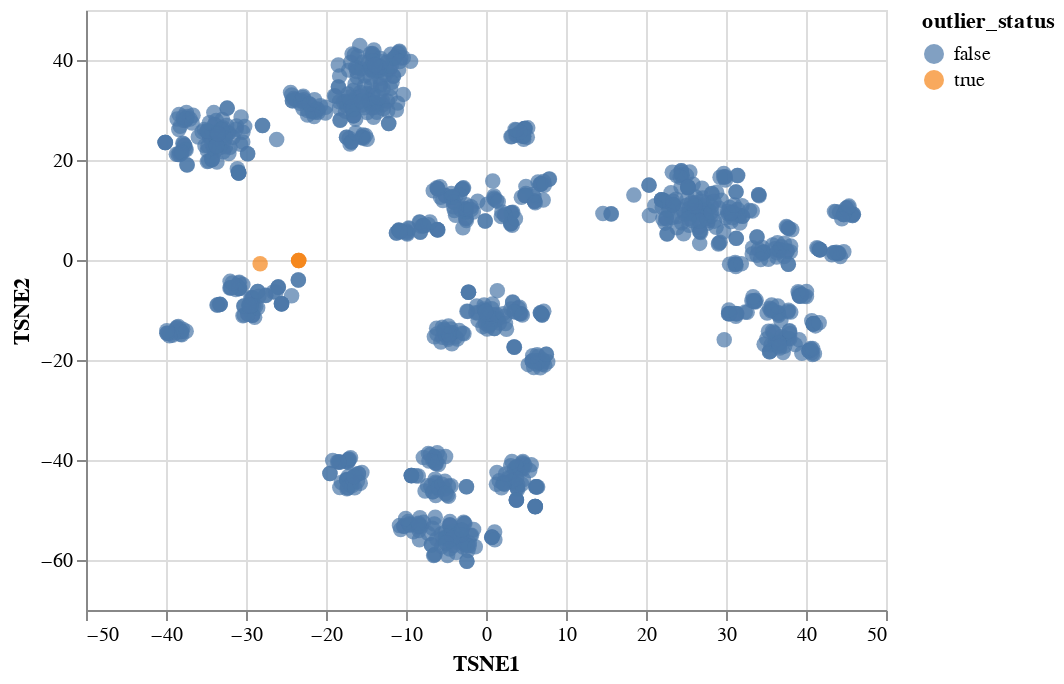

Write notebook code for a chart like this one.
### Code cell
scatterplot_with_tooltip_interactive(merged_tsne_df,'TSNE1','TSNE2',"TSNE1","TSNE2",['strain','clade_membership'],'outlier_status')

### Figure 1 — Vega-Lite specification as saved in the notebook (floating-point values rounded to 4 significant figures; data arrays with more than 128 entries replaced by an {"elided": "..."} marker saying what was removed)
{"$schema": "https://vega.github.io/schema/vega-lite/v3.4.0.json", "config": {"mark": {"tooltip": null}, "view": {"height": 300, "width": 400}}, "data": {"name": "data-1141592a4e80cecadcd6538f1e464c66"}, "datasets": {"data-1141592a4e80cecadcd6538f1e464c66": {"elided": "1156 records"}}, "encoding": {"color": {"field": "outlier_status", "type": "nominal"}, "tooltip": [{"field": "strain", "type": "nominal"}, {"field": "clade_membership", "type": "nominal"}], "x": {"field": "TSNE1", "title": "TSNE1", "type": "quantitative"}, "y": {"field": "TSNE2", "title": "TSNE2", "type": "quantitative"}}, "mark": {"size": 60, "type": "circle"}, "selection": {"selector002": {"bind": "scales", "encodings": ["x", "y"], "type": "interval"}}}
